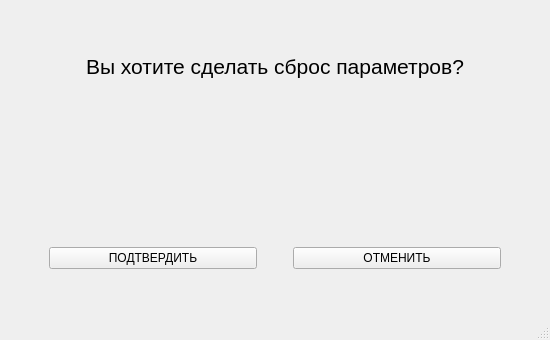
<?xml version="1.0" encoding="UTF-8"?>
<ui version="4.0">
 <class>MainWindow_pop</class>
 <widget class="QMainWindow" name="MainWindow_pop">
  <property name="geometry">
   <rect>
    <x>0</x>
    <y>0</y>
    <width>550</width>
    <height>340</height>
   </rect>
  </property>
  <property name="windowTitle">
   <string>MainWindow</string>
  </property>
  <widget class="QWidget" name="centralwidget">
   <layout class="QVBoxLayout" name="verticalLayout">
    <item>
     <spacer name="verticalSpacer">
      <property name="orientation">
       <enum>Qt::Vertical</enum>
      </property>
      <property name="sizeType">
       <enum>QSizePolicy::Fixed</enum>
      </property>
      <property name="sizeHint" stdset="0">
       <size>
        <width>20</width>
        <height>45</height>
       </size>
      </property>
     </spacer>
    </item>
    <item>
     <layout class="QHBoxLayout" name="horizontalLayout_3">
      <property name="spacing">
       <number>0</number>
      </property>
      <item>
       <spacer name="horizontalSpacer_4">
        <property name="orientation">
         <enum>Qt::Horizontal</enum>
        </property>
        <property name="sizeHint" stdset="0">
         <size>
          <width>40</width>
          <height>20</height>
         </size>
        </property>
       </spacer>
      </item>
      <item>
       <widget class="QLabel" name="label_2">
        <property name="maximumSize">
         <size>
          <width>620</width>
          <height>16777215</height>
         </size>
        </property>
        <property name="font">
         <font>
          <pointsize>16</pointsize>
         </font>
        </property>
        <property name="text">
         <string>Вы хотите сделать сброс параметров?</string>
        </property>
        <property name="alignment">
         <set>Qt::AlignCenter</set>
        </property>
       </widget>
      </item>
      <item>
       <spacer name="horizontalSpacer_5">
        <property name="orientation">
         <enum>Qt::Horizontal</enum>
        </property>
        <property name="sizeHint" stdset="0">
         <size>
          <width>40</width>
          <height>20</height>
         </size>
        </property>
       </spacer>
      </item>
     </layout>
    </item>
    <item>
     <spacer name="verticalSpacer_2">
      <property name="orientation">
       <enum>Qt::Vertical</enum>
      </property>
      <property name="sizeType">
       <enum>QSizePolicy::MinimumExpanding</enum>
      </property>
      <property name="sizeHint" stdset="0">
       <size>
        <width>20</width>
        <height>21</height>
       </size>
      </property>
     </spacer>
    </item>
    <item>
     <layout class="QHBoxLayout" name="horizontalLayout_2">
      <item>
       <layout class="QHBoxLayout" name="horizontalLayout">
        <item>
         <spacer name="horizontalSpacer">
          <property name="orientation">
           <enum>Qt::Horizontal</enum>
          </property>
          <property name="sizeType">
           <enum>QSizePolicy::Fixed</enum>
          </property>
          <property name="sizeHint" stdset="0">
           <size>
            <width>40</width>
            <height>20</height>
           </size>
          </property>
         </spacer>
        </item>
        <item>
         <widget class="QPushButton" name="pushButton_ok">
          <property name="text">
           <string>ПОДТВЕРДИТЬ</string>
          </property>
         </widget>
        </item>
        <item>
         <spacer name="horizontalSpacer_3">
          <property name="orientation">
           <enum>Qt::Horizontal</enum>
          </property>
          <property name="sizeType">
           <enum>QSizePolicy::Fixed</enum>
          </property>
          <property name="sizeHint" stdset="0">
           <size>
            <width>30</width>
            <height>20</height>
           </size>
          </property>
         </spacer>
        </item>
        <item>
         <widget class="QPushButton" name="pushButton_cancel">
          <property name="text">
           <string>ОТМЕНИТЬ</string>
          </property>
         </widget>
        </item>
       </layout>
      </item>
      <item>
       <spacer name="horizontalSpacer_2">
        <property name="orientation">
         <enum>Qt::Horizontal</enum>
        </property>
        <property name="sizeType">
         <enum>QSizePolicy::Fixed</enum>
        </property>
        <property name="sizeHint" stdset="0">
         <size>
          <width>40</width>
          <height>20</height>
         </size>
        </property>
       </spacer>
      </item>
     </layout>
    </item>
    <item>
     <spacer name="verticalSpacer_3">
      <property name="orientation">
       <enum>Qt::Vertical</enum>
      </property>
      <property name="sizeType">
       <enum>QSizePolicy::Minimum</enum>
      </property>
      <property name="sizeHint" stdset="0">
       <size>
        <width>20</width>
        <height>40</height>
       </size>
      </property>
     </spacer>
    </item>
   </layout>
  </widget>
  <widget class="QMenuBar" name="menubar">
   <property name="geometry">
    <rect>
     <x>0</x>
     <y>0</y>
     <width>550</width>
     <height>26</height>
    </rect>
   </property>
  </widget>
  <widget class="QStatusBar" name="statusbar"/>
 </widget>
 <resources/>
 <connections/>
</ui>
